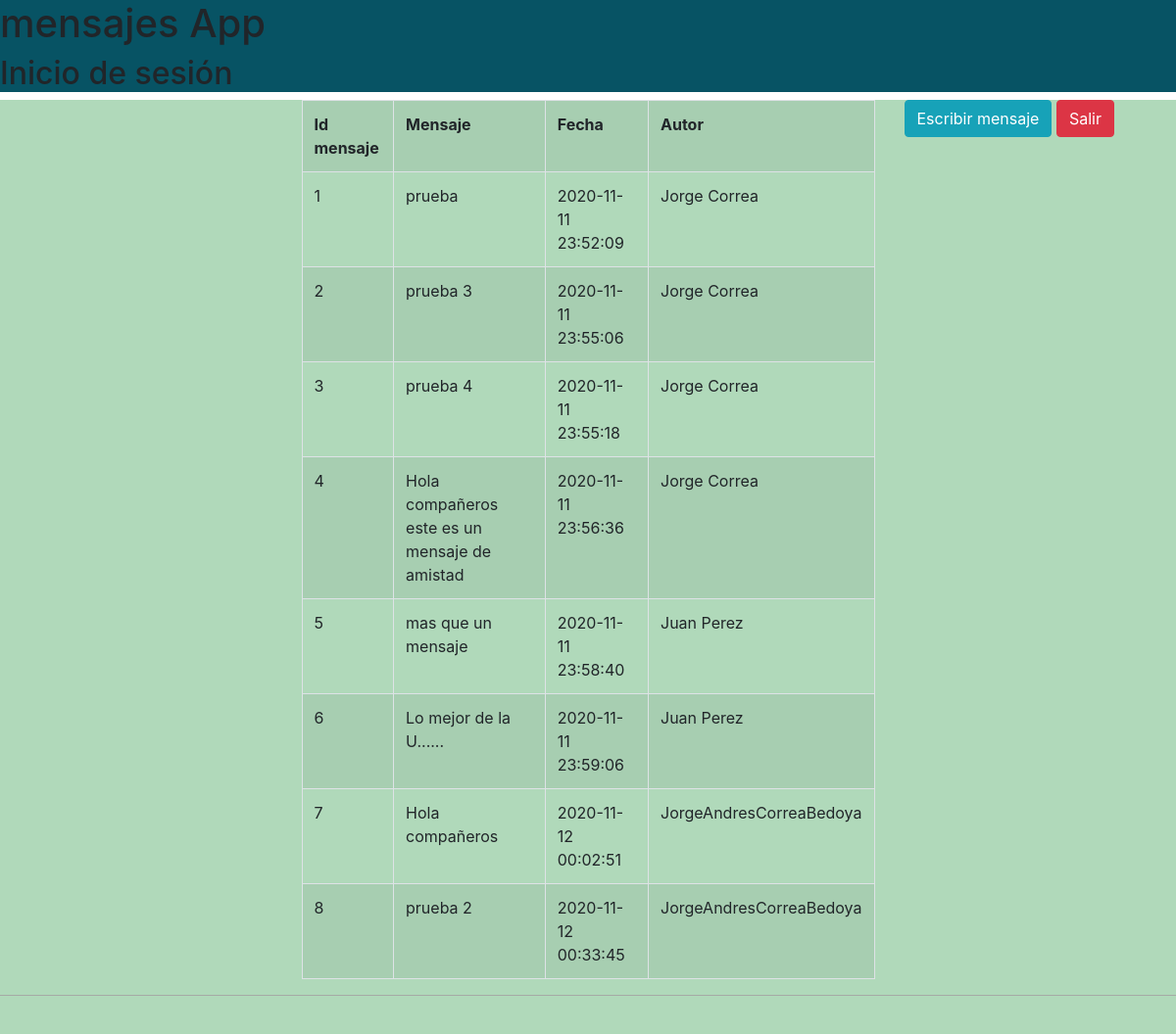
/ (signed in), run on the app's committed database.
### tables this page shows
CREATE TABLE `mensaje` (
  `id_mensaje` int(7) NOT NULL,
  `texto_mensaje` varchar(200) DEFAULT NULL,
  `fecha_mensaje` timestamp NULL DEFAULT current_timestamp(),
  `id_usuario` int(2) NOT NULL
);

CREATE TABLE `usuarios` (
  `id_usuario` int(2) NOT NULL,
  `nombre_completo` varchar(40) DEFAULT NULL,
  `correo` varchar(40) DEFAULT NULL,
  `celular` bigint(10) DEFAULT NULL,
  `clave` varchar(32) DEFAULT NULL
);

### index.php (the view, shortened to what this page needs)
<?php
	function mostrarMensajes(){
		$conexion = $GLOBALS['enlace'];
		$consulta = "SELECT `mensaje`.*,`usuarios`.`nombre_completo` FROM `mensaje` JOIN `usuarios` where `mensaje`.`id_usuario` = `usuarios`.`id_usuario`";
		$ejecutarConsulta = $conexion->query($consulta);
		echo "<table class='table table-striped table-bordered' >";
		echo "<tr>";
		echo "<td><b>Id mensaje</b></td>";
		echo "<td><b>Mensaje</b></td>";
		echo "<td><b>Fecha</b></td>";
		echo "<td><b>Autor</b></td>";
		echo "</tr>";
		$contador = 0;
		while($row = $ejecutarConsulta->fetch_array(MYSQLI_NUM))
		{
			$rows[] = $row;
			echo "<tr>";
			echo "<td valign='top'>". $rows[$contador][0]."</td>";
			echo "<td valign='top'>". htmlspecialchars(stripslashes($rows[$contador][1]))."</td>";
			echo "<td valign='top'>". $rows[$contador][2]."</td>";
			echo "<td valign='top'>". htmlspecialchars(stripslashes($rows[$contador][4]))."</td>";
			$contador++;
			echo "</tr>";
		}
		echo "</table>";
	}
?>
<!DOCTYPE html>
<html>
	<head>
		<link rel="stylesheet" href="https://cdn.jsdelivr.net/npm/bootstrap@4.5.3/dist/css/bootstrap.min.css">
		<link rel="stylesheet" type="text/css" href="style.css">
	</head>
	<body>
		<header>
			<h1>mensajes App</h1>
			<h2>Inicio de sesión</h2>
		</header>
		<section>
			<div class="row">
				<div class="col-md-3"></div>
				<div class="col-md-6">
					<div>
					<?php
					mostrarMensajes();
					?>
					</div>
				</div>
				<div class="col-md-3">
					<div id="logout-box">
						<a class="btn btn-info" href="panel.php">Escribir mensaje</a>
						<a class="btn btn-danger" href="logout.php">Salir</a>
					</div>
				</div>
			</div>
		</section>
		<footer>
			<p>Mensajes App - creado para mostrar Owasp 2020 ©</p>
		</footer>
	</body>
</html>

### style.css (style rules this page uses)
header { background-color: #075364; }
section { background-color: #B0D9BA; }
footer { background-color: #a5aaa5; }

### data on the page
mensaje: id_mensaje "1", texto_mensaje "prueba", fecha_mensaje "2020-11-11 23:52:09", id_usuario.nombre_completo "Jorge Correa"
mensaje: id_mensaje "2", texto_mensaje "prueba 3", fecha_mensaje "2020-11-11 23:55:06", id_usuario.nombre_completo "Jorge Correa"
mensaje: id_mensaje "3", texto_mensaje "prueba 4", fecha_mensaje "2020-11-11 23:55:18", id_usuario.nombre_completo "Jorge Correa"
mensaje: id_mensaje "4", texto_mensaje "Hola compañeros este es un mensaje de amistad", fecha_mensaje "2020-11-11 23:56:36", id_usuario.nombre_completo "Jorge Correa"
mensaje: id_mensaje "5", texto_mensaje "mas que un mensaje", fecha_mensaje "2020-11-11 23:58:40", id_usuario.nombre_completo "Juan Perez"
mensaje: id_mensaje "6", texto_mensaje "Lo mejor de la U......", fecha_mensaje "2020-11-11 23:59:06", id_usuario.nombre_completo "Juan Perez"
mensaje: id_mensaje "7", texto_mensaje "Hola compañeros", fecha_mensaje "2020-11-12 00:02:51", id_usuario.nombre_completo "JorgeAndresCorreaBedoya"
mensaje: id_mensaje "8", texto_mensaje "prueba 2", fecha_mensaje "2020-11-12 00:33:45", id_usuario.nombre_completo "JorgeAndresCorreaBedoya"
